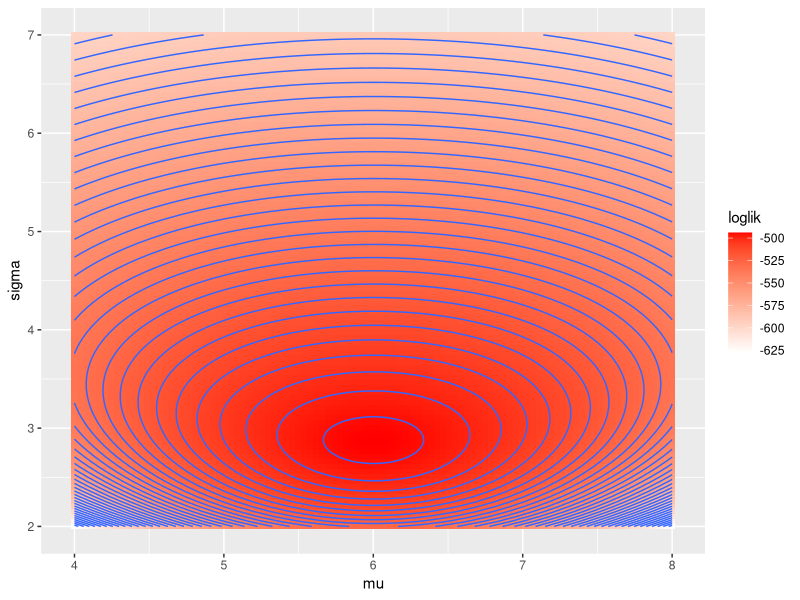
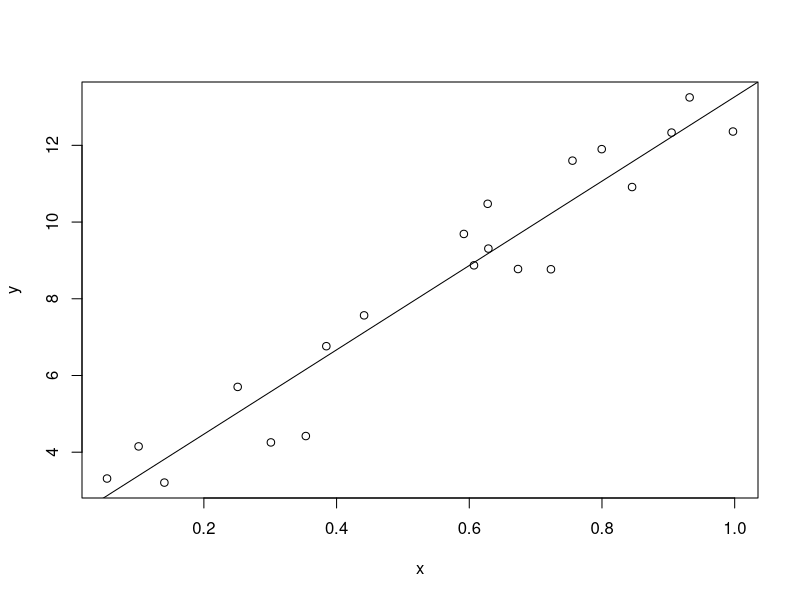

The R script that drew these images, in order:
## ---- chunk 1
# set parameters
mu <- 6
sigma <- 3

# simulate observations
n <- 200
y <- rnorm(n, mu, sigma)

# generate a grid of parameter values to search over
g <- expand.grid(mu = seq(4, 8, length.out=100), 
                 sigma=seq(2, 7, length.out=100))

# evaluate the log-likelihood of the data for each parameter combination
g$loglik <- rep(NA, nrow(g))
for (i in 1:nrow(g)){
  g$loglik[i] <- sum(dnorm(y, g$mu[i], g$sigma[i], log = TRUE))
}

# plot results
library(ggplot2)
ggplot(g, aes(x = mu, y = sigma)) + 
  geom_tile(aes(fill = loglik)) + 
  stat_contour(aes(z = loglik), bins=40) + 
  scale_fill_gradient(low="white", high="red")
## ---- chunk 2
# find the approximate MLE
MLE_dsearch <- g[which.max(g$loglik), ]
MLE_dsearch
## ---- chunk 3
# writing a negative log-likelihood function
nll <- function(theta, y){
  mu <- theta[1]
  sigma <- exp(theta[2]) 
  # theta[2] is the log of sigma, which is unconstrained
  # this simplifies optimization because we have no boundaries
  -sum(dnorm(y, mu, sigma, log=TRUE))
}

# initial guesses
theta_init <- c(mu = 4, log_sigma = 1)

# optimize
res <- optim(theta_init, nll, y=y)
res
## ---- chunk 4
MLE_optim <- c(res$par[1], exp(res$par[2]))
rbind(unlist(MLE_dsearch[c('mu', 'sigma')]), 
      unlist(MLE_optim))
## ---- chunk 5
n <- 20
x <- runif(n)
y <- rnorm(n, 3 + 10 * x, sd = 1)

nll <- function(theta, y, x){
  alpha <- theta[1]
  beta <- theta[2]
  sigma <- exp(theta[3]) 
  mu <- alpha + beta * x
  -sum(dnorm(y, mu, sigma, log=TRUE))
}

# initial guesses
theta_init <- c(alpha = 4, beta = 1, log_sigma = 1)

# optimize
res <- optim(theta_init, nll, y = y, x = x)
res

plot(x, y)
abline(a = res$par['alpha'], b = res$par['beta'])
